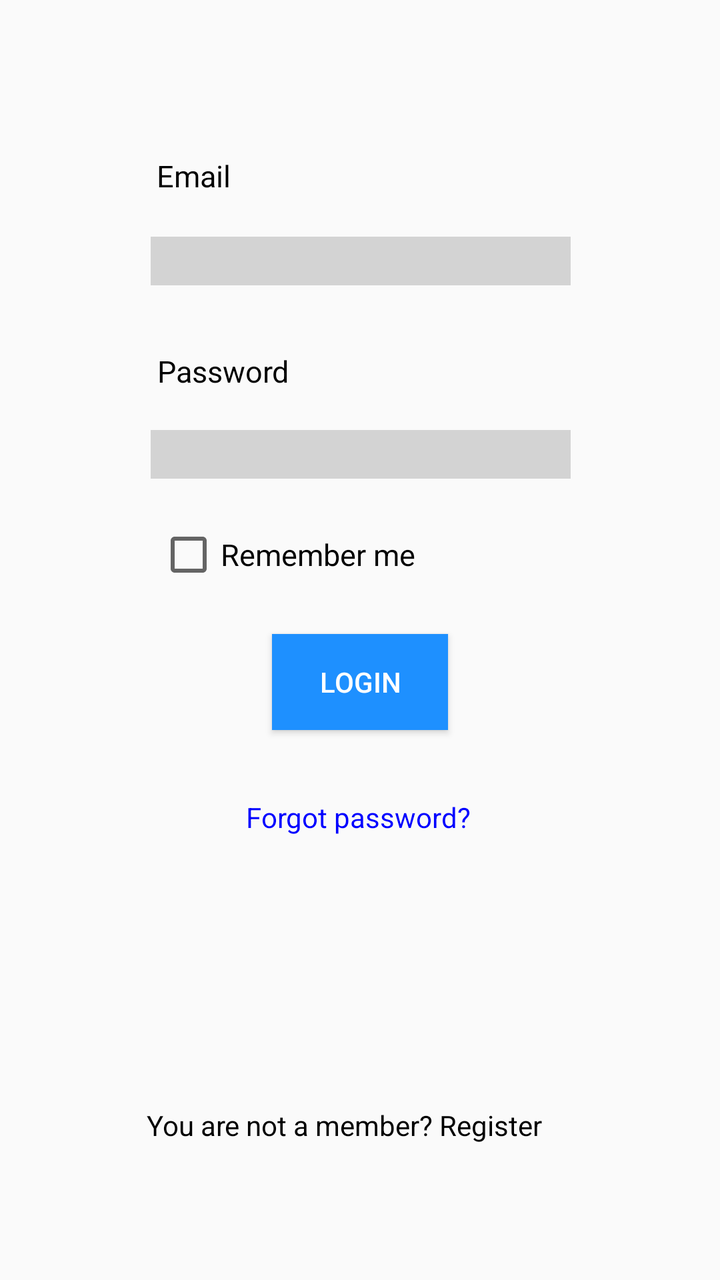
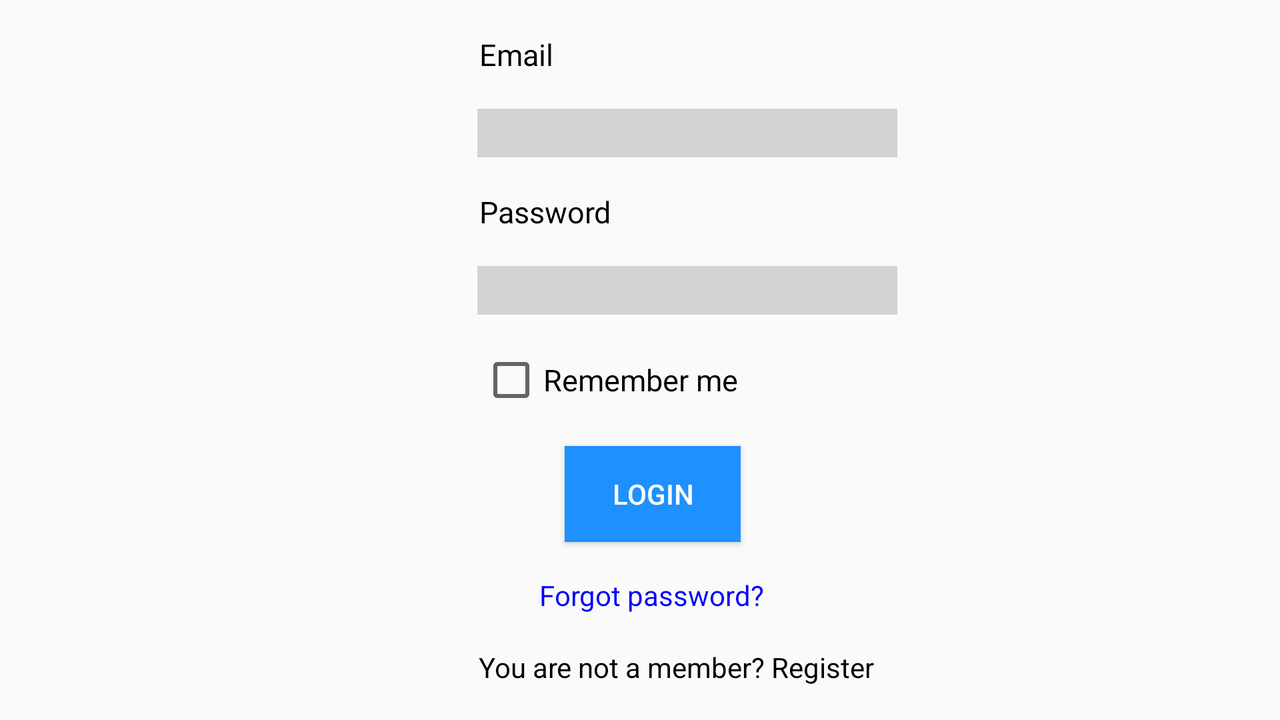

One screen, two layout resources from the same app: the default and the repository's alternative for another configuration. Each is rendered where Android would select it; the XML of both is given below.
<!-- AndroidManifest.xml: application theme AppTheme -->
<!-- res/layout/fragment_contractor.xml -->
<?xml version="1.0" encoding="utf-8"?>
<FrameLayout xmlns:android="http://schemas.android.com/apk/res/android"
    xmlns:app="http://schemas.android.com/apk/res-auto"
    xmlns:tools="http://schemas.android.com/tools"
    android:id="@+id/contractor_portrait_fragment"
    android:layout_width="match_parent"
    android:layout_height="match_parent"
    tools:context=".CustomerCompleteSignUpFragment">

    
    <android.support.constraint.ConstraintLayout xmlns:android="http://schemas.android.com/apk/res/android"
        xmlns:app="http://schemas.android.com/apk/res-auto"
        xmlns:tools="http://schemas.android.com/tools"
        android:layout_width="match_parent"
        android:layout_height="match_parent"
        tools:context=".ContraintPractise">


        <EditText
            android:id="@+id/contractor_email"
            android:layout_width="wrap_content"
            android:layout_height="wrap_content"
            android:layout_marginBottom="8dp"
            android:layout_marginEnd="8dp"
            android:layout_marginStart="8dp"
            android:layout_marginTop="92dp"
            android:background="@color/textBoxColor"
            android:ems="10"
            android:inputType="textPersonName"
            app:layout_constraintBottom_toBottomOf="parent"
            app:layout_constraintEnd_toEndOf="parent"
            app:layout_constraintHorizontal_bias="0.503"
            app:layout_constraintStart_toStartOf="parent"
            app:layout_constraintTop_toTopOf="parent"
            app:layout_constraintVertical_bias="0.051" />

        <Button
            android:id="@+id/contractor_login"
            android:layout_width="wrap_content"
            android:layout_height="wrap_content"
            android:layout_marginBottom="8dp"
            android:layout_marginEnd="8dp"
            android:layout_marginStart="8dp"
            android:layout_marginTop="8dp"
            android:background="@color/loginButtonBlue"
            android:text="@string/login_text"
            android:textColor="@color/loginWhiteColor"
            app:layout_constraintBottom_toBottomOf="parent"
            app:layout_constraintEnd_toEndOf="parent"
            app:layout_constraintStart_toStartOf="parent"
            app:layout_constraintTop_toBottomOf="@+id/contractor_remember_me"
            app:layout_constraintVertical_bias="0.056" />

        <CheckBox
            android:id="@+id/contractor_remember_me"
            android:layout_width="wrap_content"
            android:layout_height="wrap_content"
            android:layout_marginBottom="8dp"
            android:layout_marginEnd="8dp"
            android:layout_marginStart="8dp"
            android:layout_marginTop="20dp"
            android:ems="10"
            android:text="@string/remember_me"
            android:textColor="@color/textBlackColor"
            android:textSize="15sp"
            app:layout_constraintBottom_toBottomOf="parent"
            app:layout_constraintEnd_toEndOf="parent"
            app:layout_constraintHorizontal_bias="0.421"
            app:layout_constraintStart_toStartOf="parent"
            app:layout_constraintTop_toBottomOf="@+id/contractor_password"
            app:layout_constraintVertical_bias="0.006" />

        <EditText
            android:id="@+id/contractor_password"
            android:layout_width="wrap_content"
            android:layout_height="wrap_content"
            android:layout_marginBottom="8dp"
            android:layout_marginEnd="8dp"
            android:layout_marginStart="8dp"
            android:layout_marginTop="8dp"
            android:background="@color/textBoxColor"
            android:ems="10"
            android:inputType="textPassword"
            app:layout_constraintBottom_toBottomOf="parent"
            app:layout_constraintEnd_toEndOf="parent"
            app:layout_constraintHorizontal_bias="0.503"
            app:layout_constraintStart_toStartOf="parent"
            app:layout_constraintTop_toBottomOf="@+id/contractor_email"
            app:layout_constraintVertical_bias="0.141" />

        <TextView
            android:id="@+id/textView2"
            android:layout_width="wrap_content"
            android:layout_height="wrap_content"
            android:layout_marginBottom="8dp"
            android:layout_marginEnd="8dp"
            android:layout_marginStart="8dp"
            android:layout_marginTop="8dp"
            android:ems="10"
            android:text="@string/email_text"
            android:textColor="@color/textBlackColor"
            android:textSize="15sp"
            app:layout_constraintBottom_toTopOf="@+id/contractor_email"
            app:layout_constraintEnd_toEndOf="parent"
            app:layout_constraintHorizontal_bias="0.421"
            app:layout_constraintStart_toStartOf="parent"
            app:layout_constraintTop_toTopOf="parent"
            app:layout_constraintVertical_bias="0.85" />

        <TextView
            android:id="@+id/textView3"
            android:layout_width="wrap_content"
            android:layout_height="wrap_content"
            android:layout_marginBottom="8dp"
            android:layout_marginEnd="8dp"
            android:layout_marginStart="8dp"
            android:layout_marginTop="8dp"
            android:ems="10"
            android:text="@string/password_text"
            android:textColor="@color/textBlackColor"
            android:textSize="15sp"
            app:layout_constraintBottom_toTopOf="@+id/contractor_password"
            app:layout_constraintEnd_toEndOf="parent"
            app:layout_constraintHorizontal_bias="0.423"
            app:layout_constraintStart_toStartOf="parent"
            app:layout_constraintTop_toBottomOf="@+id/contractor_email"
            app:layout_constraintVertical_bias="0.681" />

        <TextView
            android:id="@+id/contractor_register"
            android:layout_width="wrap_content"
            android:layout_height="21dp"
            android:layout_marginBottom="8dp"
            android:layout_marginEnd="8dp"
            android:layout_marginStart="8dp"
            android:layout_marginTop="8dp"
            android:ems="13"
            android:text="@string/member_text"
            android:textColor="@color/textBlackColor"
            app:layout_constraintBottom_toBottomOf="parent"
            app:layout_constraintEnd_toEndOf="parent"
            app:layout_constraintHorizontal_bias="0.497"
            app:layout_constraintStart_toStartOf="parent"
            app:layout_constraintTop_toTopOf="parent"
            app:layout_constraintVertical_bias="0.904" />

        <TextView
            android:id="@+id/contractor_forgot_password"
            android:layout_width="wrap_content"
            android:layout_height="18dp"
            android:layout_marginBottom="8dp"
            android:layout_marginEnd="8dp"
            android:layout_marginStart="8dp"
            android:layout_marginTop="352dp"
            android:ems="7"
            android:text="@string/forgot_password"
            android:textColor="@color/registerBlueColor"
            app:layout_constraintBottom_toTopOf="@+id/contractor_register"
            app:layout_constraintEnd_toEndOf="parent"
            app:layout_constraintStart_toStartOf="parent"
            app:layout_constraintTop_toTopOf="parent"
            app:layout_constraintVertical_bias="0.269" />
    </android.support.constraint.ConstraintLayout>


</FrameLayout>
<!-- resources referenced by this layout -->
<resources>
  <color name="loginButtonBlue">#1E90FF</color>
  <color name="loginWhiteColor">#FFFFFF</color>
  <color name="registerBlueColor">#0000FF</color>
  <color name="textBlackColor">#000000</color>
  <color name="textBoxColor">#D3D3D3</color>
  <string name="email_text">Email</string>
  <string name="forgot_password">Forgot password?</string>
  <string name="login_text">Login</string>
  <string name="member_text">You are not a member? Register</string>
  <string name="password_text">Password</string>
  <string name="remember_me">Remember me</string>
  <style name="AppTheme" parent="Theme.AppCompat.Light.DarkActionBar">
          
          <item name="colorPrimary">@color/colorPrimary</item>
          <item name="colorPrimaryDark">@color/colorPrimaryDark</item>
          <item name="colorAccent">@color/colorAccent</item>
      </style>
  <color name="colorPrimary">#3F51B5</color>
  <color name="colorPrimaryDark">#303F9F</color>
  <color name="colorAccent">#FF4081</color>
</resources>
<!-- res/layout-land/fragment_contractor.xml (the repository's variant of the layout above) -->
<!-- drawn on the phone turned sideways -->
<?xml version="1.0" encoding="utf-8"?>
<FrameLayout xmlns:android="http://schemas.android.com/apk/res/android"
    xmlns:app="http://schemas.android.com/apk/res-auto"
    xmlns:tools="http://schemas.android.com/tools"
    android:id="@+id/contractor_landscape_fragment"
    android:layout_width="match_parent"
    android:layout_height="match_parent"
    tools:context=".CustomerCompleteSignUpFragment">

    
    <android.support.constraint.ConstraintLayout xmlns:android="http://schemas.android.com/apk/res/android"
        xmlns:app="http://schemas.android.com/apk/res-auto"
        xmlns:tools="http://schemas.android.com/tools"
        android:layout_width="match_parent"
        android:layout_height="match_parent"
        tools:context=".ContraintPractise">


        <EditText
            android:id="@+id/contractor_email"
            android:layout_width="wrap_content"
            android:layout_height="wrap_content"
            android:layout_marginEnd="8dp"
            android:layout_marginStart="8dp"
            android:background="@color/textBoxColor"
            android:ems="10"
            android:inputType="textEmailAddress"
            app:layout_constraintBottom_toTopOf="@+id/textView3"
            app:layout_constraintEnd_toEndOf="parent"
            app:layout_constraintHorizontal_bias="0.331"
            app:layout_constraintStart_toStartOf="@+id/guideline"
            app:layout_constraintTop_toBottomOf="@+id/textView2" />

        <Button
            android:id="@+id/contractor_login_button"
            android:layout_width="wrap_content"
            android:layout_height="wrap_content"
            android:layout_marginEnd="8dp"
            android:layout_marginStart="8dp"
            android:background="@color/loginButtonBlue"
            android:text="@string/login_text"
            android:textColor="@color/loginWhiteColor"
            app:layout_constraintBottom_toTopOf="@+id/contractor_forgot_password"
            app:layout_constraintEnd_toEndOf="parent"
            app:layout_constraintHorizontal_bias="0.339"
            app:layout_constraintStart_toStartOf="@+id/guideline"
            app:layout_constraintTop_toBottomOf="@+id/contractor_remember_me" />

        <CheckBox
            android:id="@+id/contractor_remember_me"
            android:layout_width="wrap_content"
            android:layout_height="wrap_content"
            android:layout_marginEnd="8dp"
            android:layout_marginStart="8dp"
            android:ems="10"
            android:text="@string/remember_me"
            android:textColor="@color/textBlackColor"
            android:textSize="15sp"
            app:layout_constraintBottom_toTopOf="@+id/contractor_login_button"
            app:layout_constraintEnd_toEndOf="parent"
            app:layout_constraintHorizontal_bias="0.298"
            app:layout_constraintStart_toStartOf="@+id/guideline"
            app:layout_constraintTop_toBottomOf="@+id/contractor_password" />

        <EditText
            android:id="@+id/contractor_password"
            android:layout_width="wrap_content"
            android:layout_height="wrap_content"
            android:layout_marginEnd="8dp"
            android:layout_marginStart="8dp"
            android:background="@color/textBoxColor"
            android:ems="10"
            android:inputType="textPassword"
            app:layout_constraintBottom_toTopOf="@+id/contractor_remember_me"
            app:layout_constraintEnd_toEndOf="parent"
            app:layout_constraintHorizontal_bias="0.331"
            app:layout_constraintStart_toStartOf="@+id/guideline"
            app:layout_constraintTop_toBottomOf="@+id/textView3" />

        <TextView
            android:id="@+id/textView2"
            android:layout_width="wrap_content"
            android:layout_height="wrap_content"
            android:layout_marginEnd="8dp"
            android:layout_marginStart="8dp"
            android:ems="10"
            android:text="@string/email_text"
            android:textColor="@color/textBlackColor"
            android:textSize="15sp"
            app:layout_constraintBottom_toTopOf="@+id/contractor_email"
            app:layout_constraintEnd_toEndOf="parent"
            app:layout_constraintHorizontal_bias="0.298"
            app:layout_constraintStart_toStartOf="@+id/guideline"
            app:layout_constraintTop_toTopOf="parent" />

        <TextView
            android:id="@+id/textView3"
            android:layout_width="wrap_content"
            android:layout_height="wrap_content"
            android:layout_marginEnd="8dp"
            android:layout_marginStart="8dp"
            android:ems="10"
            android:text="@string/password_text"
            android:textColor="@color/textBlackColor"
            android:textSize="15sp"
            app:layout_constraintBottom_toTopOf="@+id/contractor_password"
            app:layout_constraintEnd_toEndOf="parent"
            app:layout_constraintHorizontal_bias="0.298"
            app:layout_constraintStart_toStartOf="@+id/guideline"
            app:layout_constraintTop_toBottomOf="@+id/contractor_email" />

        <TextView
            android:id="@+id/contractor_register"
            android:layout_width="wrap_content"
            android:layout_height="wrap_content"
            android:layout_marginEnd="8dp"
            android:layout_marginStart="8dp"
            android:ems="13"
            android:text="@string/member_text"
            android:textColor="@color/textBlackColor"
            app:layout_constraintBottom_toBottomOf="parent"
            app:layout_constraintEnd_toEndOf="parent"
            app:layout_constraintHorizontal_bias="0.336"
            app:layout_constraintStart_toStartOf="@+id/guideline"
            app:layout_constraintTop_toBottomOf="@+id/contractor_forgot_password" />

        <TextView
            android:id="@+id/contractor_forgot_password"
            android:layout_width="wrap_content"
            android:layout_height="wrap_content"
            android:layout_marginEnd="8dp"
            android:layout_marginStart="8dp"
            android:ems="7"
            android:text="@string/forgot_password"
            android:textColor="@color/registerBlueColor"
            app:layout_constraintBottom_toTopOf="@+id/contractor_register"
            app:layout_constraintEnd_toEndOf="parent"
            app:layout_constraintHorizontal_bias="0.329"
            app:layout_constraintStart_toStartOf="@+id/guideline"
            app:layout_constraintTop_toBottomOf="@+id/contractor_login_button" />

        <android.support.constraint.Guideline
            android:id="@+id/guideline"
            android:layout_width="wrap_content"
            android:layout_height="wrap_content"
            android:orientation="vertical"
            app:layout_constraintGuide_begin="140dp" />

    </android.support.constraint.ConstraintLayout>


</FrameLayout>
